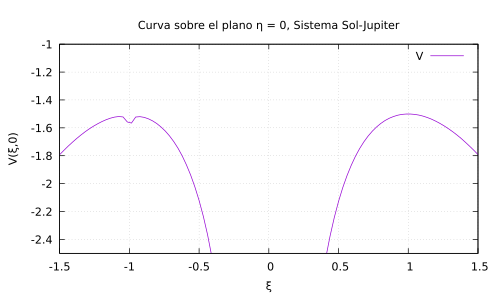

Source code (gnuplot):
#    2021-04-07
#    planePlotSolJupiter.gp
#    Diego Sarceño (dsarceno68@gmail.com)

#    Programa superficies de nivel, sistema tierra luna

#    Codificación del texto: UTF8
#    Compiladores probados: GNUPLOT (Ubuntu 20.04 Linux) 5.2
#    Instrucciones de compilación: no requere nada mas
#    gnuplot planePlotSolJupiter.gp

#    Copyright (C) 2021
#    D. R. Sarceño Ramírez
#    dsarceno68@gmail.com
#
#    This program is free software: you can redistribute it and/or
#    modify it under the terms of the GNU General Public License as
#    published by the Free Software Foundation, either version 3 of
#    the License, or (at your option) any later version.
#
#    This program is distributed in the hope that it will be useful,
#    but WITHOUT ANY WARRANTY; without even the implied warranty of
#    MERCHANTABILITY or FITNESS FOR A PARTICULAR PURPOSE.  See the GNU
#    General Public License for more details.
#
#    You should have received a copy of the GNU General Public License
#    along with this program.  If not, see
#    <http://www.gnu.org/licenses/>.

# PROGRAM
# Idioma
set encoding utf8
# terminal
set terminal pdf
set output 'planePlotSolJupiter.pdf'

# labels
set title 'Curva sobre el plano η = 0, Sistema Sol-Jupiter'
set xlabel 'ξ'
set ylabel 'V(ξ,0)'

# superficies de nivel
set size ratio -1
set grid
#set nokey




## plot
# ranges
set xrange [-1.5:1.5]
set yrange [-2.5:-1]

# constantes
G = 6.6738E-11
Mj = 1.898E27
Ms = 1.989E30
a = 7.5E11
xi1 = Mj/(Mj + Ms)
xi2 = xi1 - 1
K = (Mj + Ms)*G/a
y = 0

plot ( xi2/sqrt((x - xi1)**2 + y**2) - xi1/sqrt((x - xi2)**2 + y**2) - 0.5*(x**2 + y**2) ) t 'V'


# END PROGRAM
